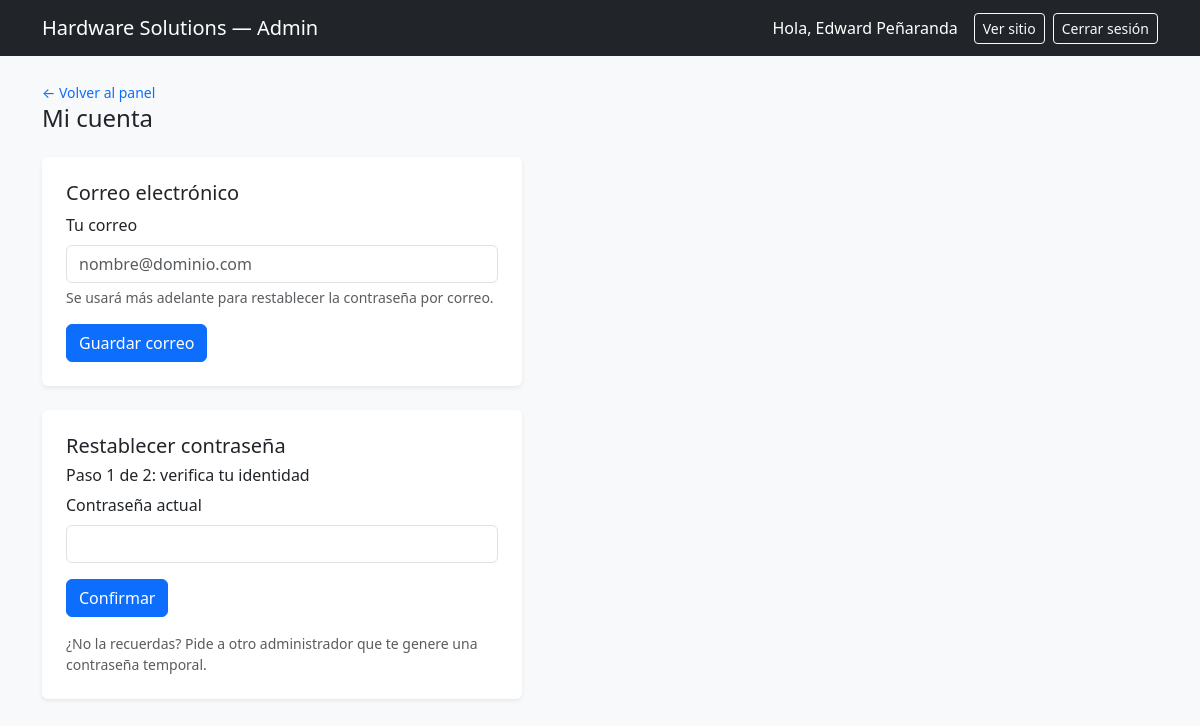
/index.php?c=administradores&a=contrasena (signed in), run on an earlier commit of the app's database.
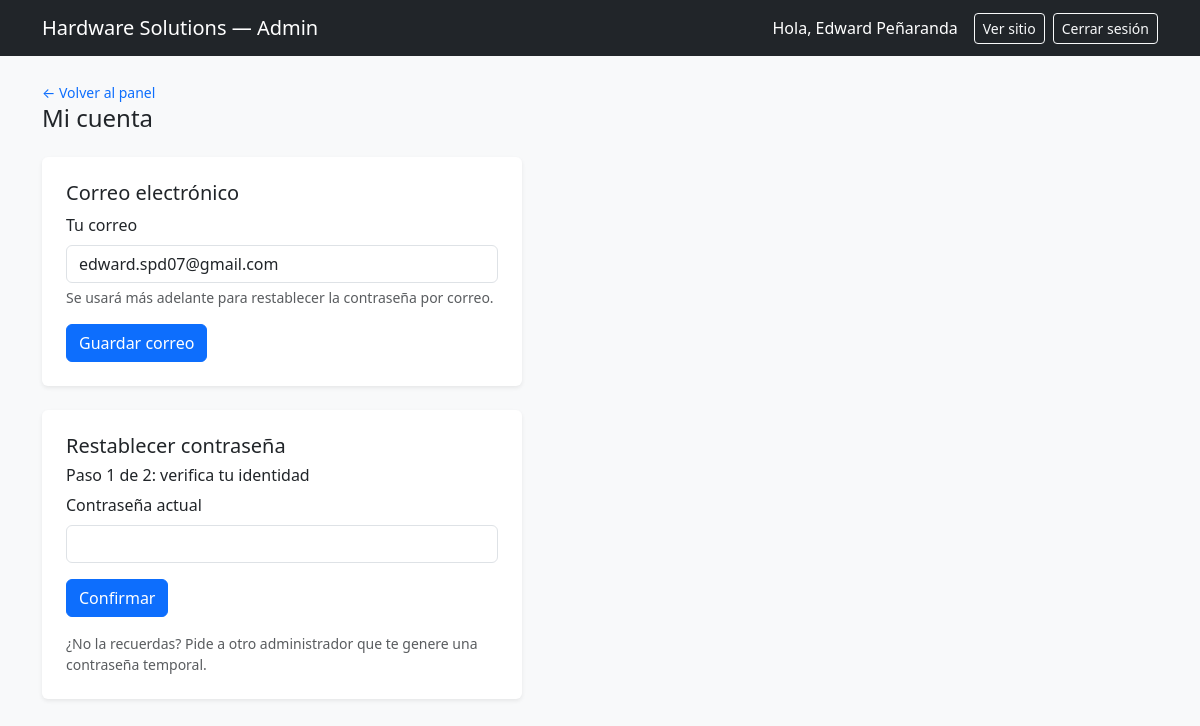
And on a later commit of the database.
### tables this page shows
CREATE TABLE `administradores` (
  `id` int NOT NULL AUTO_INCREMENT,
  `usuario` varchar(50) NOT NULL,
  `password_hash` varchar(255) NOT NULL,
  `nombre_completo` varchar(100) DEFAULT NULL,
  `correo` varchar(120) DEFAULT NULL,
  `fecha_creacion` timestamp NULL DEFAULT CURRENT_TIMESTAMP,
  PRIMARY KEY (`id`),
  UNIQUE KEY `usuario` (`usuario`),
  UNIQUE KEY `uq_administradores_correo` (`correo`)
);

### nucleo/funciones.php (called while the page is built, shortened)
<?php
function e($valor): string
{
    return htmlspecialchars((string)($valor ?? ''), ENT_QUOTES, 'UTF-8');
}
function url(string $c, string $a = '', array $parametros = []): string
{
    $query = ['c' => $c];
    if ($a !== '') {
        $query['a'] = $a;
    }
    return 'index.php?' . http_build_query($query + $parametros);
}
function vista(string $__vista, array $__datos = [], string $zona = 'admin'): void
{
    extract($__datos, EXTR_SKIP);
    require RAIZ . '/vistas/plantillas/encabezado.php';
    require RAIZ . "/vistas/$__vista.php";
    require RAIZ . '/vistas/plantillas/pie.php';
}

### controladores/AdministradorControlador.php (called while the page is built, shortened)
<?php
class AdministradorControlador
{
    private Administrador $modelo;
    public function __construct(private PDO $pdo, private array $categorias)
    {
        $this->modelo = new Administrador($pdo);
    }
    public function contrasena(): void
    {
        $id = (int)$_SESSION['admin_id'];
        $errores = [];
        vista('administradores/contrasena', [
            'titulo'     => 'Mi cuenta',
            'correo'     => (string)($this->modelo->buscar($id)['correo'] ?? ''),
            'verificada' => $this->identidadVerificada(),
            'errores'    => $errores,
        ]);
    }
    private function identidadVerificada(): bool
    {
        return isset($_SESSION['identidad_verificada'])
            && time() - $_SESSION['identidad_verificada'] < self::MINUTOS_VERIFICACION * 60;
    }
}

### index.php (called while the page is built, shortened)
<?php
require_once __DIR__ . '/nucleo/funciones.php';
require_once __DIR__ . '/config/conexion.php';
$categorias = require __DIR__ . '/config/categorias.php';
$rutas = [
    'inicio'          => ['InicioControlador',        ['index', 'glosario']],
    'catalogo'        => ['CatalogoControlador',      ['index', 'detalle', 'comparar']],
    'armador'         => ['ArmadorControlador',       ['index', 'evaluar']],
    'recomendaciones' => ['RecomendacionControlador', ['index', 'generar']],
    'auth'            => ['AuthControlador',          ['login', 'logout']],
    'panel'           => ['PanelControlador',         ['index']],
    'componentes'     => ['ComponenteControlador',    ['listar', 'formulario', 'guardar', 'eliminar']],
    'armados'         => ['ArmadoControlador',        ['listar', 'formulario', 'guardar', 'eliminar']],
    'administradores' => ['AdministradorControlador', ['listar', 'formulario', 'guardar', 'contrasena', 'correo', 'restablecer']],
];
$c = $_GET['c'] ?? 'inicio';
$a = $_GET['a'] ?? ($rutas[$c][1][0] ?? '');
$controlador = new $clase($pdo, $categorias);
$controlador->$a();

### modelos/Administrador.php (called while the page is built, shortened)
<?php
class Administrador
{
    public function buscar(int $id): ?array
    {
        $stmt = $this->pdo->prepare('SELECT id, usuario, password_hash, nombre_completo, correo FROM administradores WHERE id = ?');
        $stmt->execute([$id]);
        return $stmt->fetch() ?: null;
    }
}

### vistas/administradores/contrasena.php (the view, shortened to what this page needs)
<a href="<?= e(url('panel')) ?>" class="small text-decoration-none">← Volver al panel</a>
<h1 class="h4 mb-4">Mi cuenta</h1>
<div class="bg-white p-4 rounded shadow-sm mb-4" style="max-width: 480px;">
    <h2 class="h5">Correo electrónico</h2>
    <form method="POST" action="<?= e(url('administradores', 'correo')) ?>" novalidate>
        <label for="correo" class="form-label">Tu correo</label>
        <input type="email" name="correo" id="correo" maxlength="120" class="form-control" value="<?= e($correo) ?>" placeholder="nombre@dominio.com">
        <div class="form-text">Se usará más adelante para restablecer la contraseña por correo.</div>
        <button type="submit" class="btn btn-primary mt-3">Guardar correo</button>
    </form>
</div>
<div class="bg-white p-4 rounded shadow-sm" style="max-width: 480px;">
    <h2 class="h5">Restablecer contraseña</h2>
<?php if (!$verificada): ?>
    <h2 class="h6">Paso 1 de 2: verifica tu identidad</h2>
    <form method="POST" action="<?= e(url('administradores', 'contrasena')) ?>" novalidate>
        <label for="password_actual" class="form-label">Contraseña actual</label>
        <input type="password" name="password_actual" id="password_actual" autocomplete="current-password" autofocus
               class="form-control<?= isset($errores['password_actual']) ? ' is-invalid' : '' ?>">
        <button type="submit" class="btn btn-primary mt-3">Confirmar</button>
    </form>
    <p class="form-text mt-3 mb-0">¿No la recuerdas? Pide a otro administrador que te genere una contraseña temporal.</p>
<?php endif; ?>
</div>

What changed in the data, as far as the page shows it:
now on this page (row edited): administradores: correo "edward.spd07@gmail.com"
